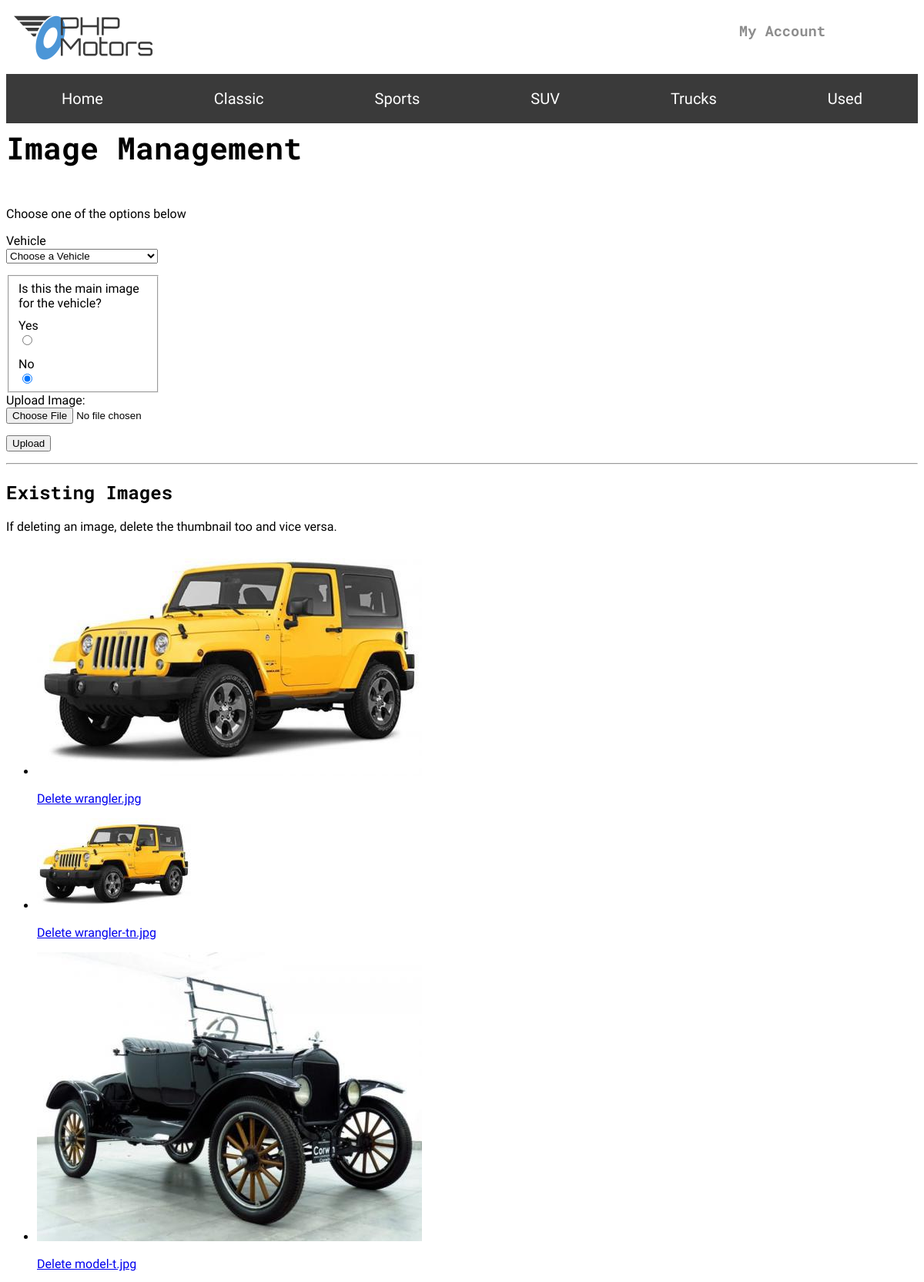
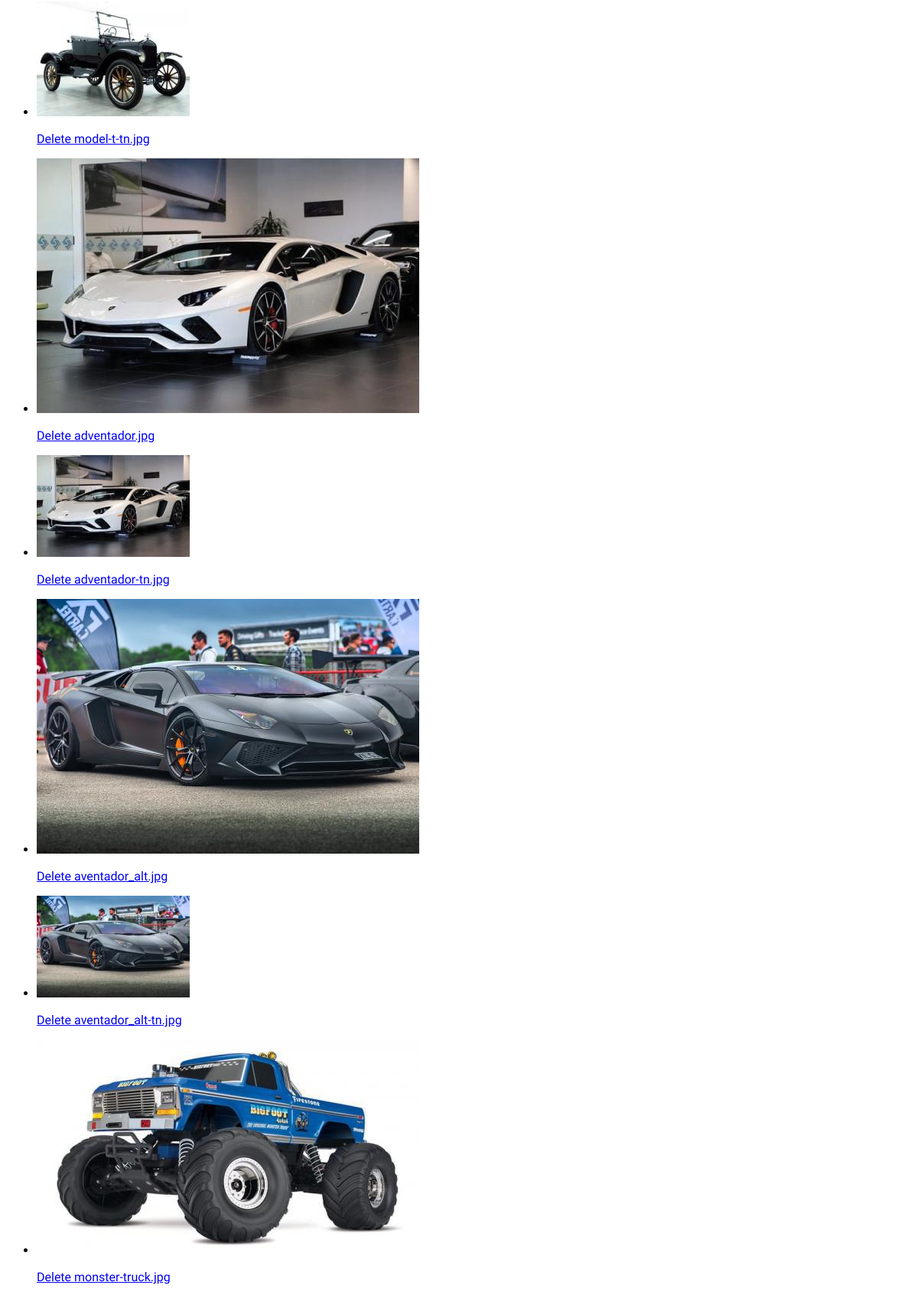
Page /uploads/index.php (upper part) on the committed database (2 pictures, top to bottom).
### tables this page shows
CREATE TABLE `carclassification` (
  `classificationId` int(11) NOT NULL,
  `classificationName` varchar(30) NOT NULL
);

CREATE TABLE `images` (
  `imgId` int(10) UNSIGNED NOT NULL,
  `invId` int(11) UNSIGNED NOT NULL,
  `imgName` varchar(100) NOT NULL,
  `imgPath` varchar(150) NOT NULL,
  `imgDate` timestamp NOT NULL DEFAULT current_timestamp(),
  `imgPrimary` tinyint(1) NOT NULL DEFAULT 0
);

### model/main-model.php (called while the page is built, shortened)
<?php
function getClassifications() {
    $db = phpmotorsConnect();
    $sql = 'SELECT classificationId, classificationName FROM carclassification ORDER BY classificationName ASC';
    $stmt = $db->prepare($sql);
    $stmt->execute();
    $classifications = $stmt->fetchAll();
    return $classifications;
}

### model/uploads-model.php (called while the page is built, shortened)
<?php
function getImages() {
    $db = phpmotorsConnect();
    $sql = 'SELECT imgId, imgPath, imgName, imgDate, inventory.invId, invMake, invModel FROM images JOIN inventory ON images.invId = inventory.invId';
    $stmt = $db->prepare($sql);
    $stmt->execute();
    $imageArray = $stmt->fetchAll(PDO::FETCH_ASSOC);
    return $imageArray;
}

### model/vehicle-model.php (called while the page is built, shortened)
<?php
function getVehicles(){
	$db = phpmotorsConnect();
	$sql = 'SELECT invId, invMake, invModel FROM inventory';
	$stmt = $db->prepare($sql);
	$stmt->execute();
	$invInfo = $stmt->fetchAll(PDO::FETCH_ASSOC);
	return $invInfo;
}

### library/functions.php (the view, shortened to what this page needs)
<?php
function createNav($classifications) {
    $navList = '<ul>';
    $navList .= "<li><a href='/phpmotors/' title='View the PHP Motors home page'>Home</a></li>";
    foreach ($classifications as $classification) {
        $navList .= "<li><a href='/phpmotors/vehicles/?action=classifications&classificationName=".urlencode($classification['classificationName'])."' title='View our $classification[classificationName] lineup of vehicles'>$classification[classificationName]</a></li>";
    }
    $navList .= '</ul>';
    return $navList;
}
function buildImageDisplay($imageArray) {
    $id = '<ul id="image-display">';
    foreach ($imageArray as $image) {
     $id .= '<li>';
     $id .= "<img src='$image[imgPath]' title='$image[invMake] $image[invModel] image on PHP Motors.com' alt='$image[invMake] $image[invModel] image on PHP Motors.com'>";
     $id .= "<p><a href='/phpmotors/uploads?action=delete&imgId=$image[imgId]&filename=$image[imgName]' title='Delete the image'>Delete $image[imgName]</a></p>";
     $id .= '</li>';
   }
    $id .= '</ul>';
    return $id;
}
function buildVehiclesSelect($vehicles) {
    $prodList = '<select name="invId" id="invId">';
    $prodList .= "<option>Choose a Vehicle</option>";
    foreach ($vehicles as $vehicle) {
     $prodList .= "<option value='$vehicle[invId]'>$vehicle[invMake] $vehicle[invModel]</option>";
    }
    $prodList .= '</select>';
    return $prodList;
}

### uploads/index.php (shortened to what this page needs)
<?php
require_once $_SERVER['DOCUMENT_ROOT'] .'/phpmotors/model/main-model.php';
require_once $_SERVER['DOCUMENT_ROOT'] .'/phpmotors/model/vehicle-model.php';
require_once $_SERVER['DOCUMENT_ROOT'] .'/phpmotors/model/uploads-model.php';
require_once $_SERVER['DOCUMENT_ROOT'] .'/phpmotors/library/functions.php';
$classifications = getClassifications();
$navList = createNav($classifications);
$action = filter_input(INPUT_POST, 'action', FILTER_SANITIZE_STRING);
if ($action == NULL) {
 $action = filter_input(INPUT_GET, 'action', FILTER_SANITIZE_STRING);
}
switch ($action) {
    default:
        $imageArray = getImages();
        if (count($imageArray)) {
        $imageDisplay = buildImageDisplay($imageArray);
        } else {
        $imageDisplay = '<p class="notice">Sorry, no images could be found.</p>';
        }
        $vehicles = getVehicles();
        $prodSelect = buildVehiclesSelect($vehicles);
        include '../view/image-admin.php';
        exit;
        break;
   }

### view/image-admin.php (shortened to what this page needs)
?><!doctype html>
<html lang="en">
<head>
    <link rel="stylesheet" href="../css/styles.css">
</head>
<body>
    <header>
    <?php require $_SERVER['DOCUMENT_ROOT'] . '/phpmotors/snippets/header.php'; ?>
    </header>
    <nav>
    <?php echo $navList; ?>
    </nav>
    <main>
        <h1>Image Management</h1>
        <p>Choose one of the options below</p>
        <form action="/phpmotors/uploads/" method="post" enctype="multipart/form-data" class='image-man-form'>
            <label for="invItem">Vehicle</label>
            <?php echo $prodSelect; ?>
            <fieldset>
                <label>Is this the main image for the vehicle?</label>
                <label for="priYes" class="pImage">Yes</label>
                <input type="radio" name="imgPrimary" id="priYes" class="pImage" value="1">
                <label for="priNo" class="pImage">No</label>
                <input type="radio" name="imgPrimary" id="priNo" class="pImage" checked value="0">
            </fieldset>
            <label>Upload Image:</label>
            <input type="file" name="file1">
            <input type="submit" class="regbtn" value="Upload">
        </form>
        <hr>
        <h2>Existing Images</h2>
        <p class="notice">If deleting an image, delete the thumbnail too and vice versa.</p>
        <?php
        if (isset($imageDisplay)) {
        echo $imageDisplay;
        } ?>
    </main>
</body>
</html><?php unset($_SESSION['message']); ?>

### snippets/header.php
<img src="/phpmotors/images/site/logo.png" alt="PHP Motors logo">
<?php
    if(isset($_SESSION['loggedin'])) {
        if($_SESSION['loggedin']) {
            echo "<a href='/phpmotors/accounts/'><span>Welcome ". $_SESSION['clientData']['clientFirstname']."</span></a>";
            echo "<h3><a href='/phpmotors/accounts/index.php?action=".urlencode("Logout")."' title='Logout of your account'>Logout</a></h3>";
        }
    } else {
            require_once $_SERVER['DOCUMENT_ROOT'] . '/phpmotors/library/variables.php';
            echo $accountLink;
    }
?>

### library/variables.php
<?php
$accountLink = "<h3><a href='/phpmotors/accounts/index.php?action=".urlencode("login")."' title='Login to your account'>My Account</a></h3>";

### css/styles.css (style rules this page uses)
header, nav ul { display: -webkit-box; display: -ms-flexbox; display: flex; -webkit-box-orient: horizontal; -webkit-box-direction: normal; -ms-flex-direction: row; flex-direction: row; -webkit-box-pack: justify; -ms-flex-pack: justify; justify-content: space-between; }
header { -webkit-box-pack: justify; -ms-flex-pack: justify; justify-content: space-between; }
h1, h2, h3, h4, h5, h6 { font-family: 'Roboto Mono', monospace; }
body { font-family: 'Aldrich', sans-serif; }
header h3 { color: #8d8d8d; padding-right: 1.5vw; }
header a:link { text-decoration: none; color: #8d8d8d; }
nav ul { background-color: #3a3a3a; color: #ffffff; padding: 0px; list-style: none; -webkit-box-pack: start; -ms-flex-pack: start; justify-content: flex-start; width: 100%; margin-bottom: 0px; }
nav li { text-align: center; padding: 20px 5px 20px 5px; font-size: 14px; -webkit-box-flex: 1; -ms-flex-positive: 1; flex-grow: 1; }
nav a:link { color: #ffffff; text-decoration: none; }
main h1 { margin-top: 5px; margin-bottom: 50px; font-size: 25px; }
@media screen and (min-width: 500px) { main h1 { font-size: 30px; } }
@media screen and (min-width: 760px) { main h1 { font-size: 35px; } }
@media screen and (min-width: 1024px) { main h1 { font-size: 40px; } }
form { width: 200px; }
form input { display: block; }
form input:not(:last-of-type) { margin-bottom: 15px; }
form textarea, form select { margin-bottom: 15px; }
form label:last-of-type { width: 100%; }
@media screen and (min-width: 500px) { header h3 { padding-right: 10vw; } }
@media screen and (min-width: 500px) { nav li { font-size: 20px; } }
.image-man-form fieldset label:first-of-type { display: inline-block; width: 100%; margin-bottom: 10px; }

### rows in the picture
carclassification: classificationName "Classic"
carclassification: classificationName "Sports"
carclassification: classificationName "SUV"
carclassification: classificationName "Trucks"
carclassification: classificationName "Used"
images: imgPath (picture), imgName "wrangler.jpg"
images: imgPath (picture), imgName "wrangler-tn.jpg"
images: imgPath (picture), imgName "model-t.jpg"
images: imgPath (picture), imgName "model-t-tn.jpg"
images: imgPath (picture), imgName "adventador.jpg"
images: imgPath (picture), imgName "adventador-tn.jpg"
images: imgPath (picture), imgName "aventador_alt.jpg"
images: imgPath (picture), imgName "aventador_alt-tn.jpg"
images: imgPath (picture), imgName "monster-truck.jpg"
